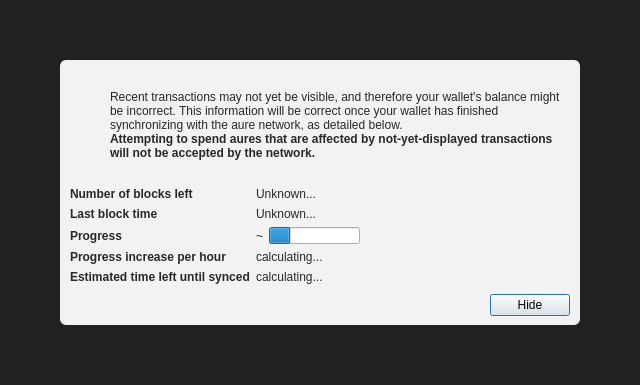
<?xml version="1.0" encoding="UTF-8"?>
<ui version="4.0">
 <class>ModalOverlay</class>
 <widget class="QWidget" name="ModalOverlay">
  <property name="geometry">
   <rect>
    <x>0</x>
    <y>0</y>
    <width>640</width>
    <height>385</height>
   </rect>
  </property>
  <property name="windowTitle">
   <string>Form</string>
  </property>
  <layout class="QVBoxLayout" name="verticalLayout" stretch="0">
   <property name="sizeConstraint">
    <enum>QLayout::SetDefaultConstraint</enum>
   </property>
   <property name="leftMargin">
    <number>0</number>
   </property>
   <property name="topMargin">
    <number>0</number>
   </property>
   <property name="rightMargin">
    <number>0</number>
   </property>
   <property name="bottomMargin">
    <number>0</number>
   </property>
   <item>
    <widget class="QWidget" name="bgWidget" native="true">
     <property name="styleSheet">
      <string notr="true">#bgWidget { background: rgba(0,0,0,220); }</string>
     </property>
     <layout class="QVBoxLayout" name="verticalLayoutMain" stretch="1">
      <property name="leftMargin">
       <number>60</number>
      </property>
      <property name="topMargin">
       <number>60</number>
      </property>
      <property name="rightMargin">
       <number>60</number>
      </property>
      <property name="bottomMargin">
       <number>60</number>
      </property>
      <item>
       <widget class="QWidget" name="contentWidget" native="true">
        <property name="styleSheet">
         <string notr="true">#contentWidget { background: rgba(255,255,255,240); border-radius: 6px; }

QLabel { color: rgb(40,40,40);  }</string>
        </property>
        <layout class="QVBoxLayout" name="verticalLayoutSub" stretch="1,0,0,0">
         <property name="spacing">
          <number>0</number>
         </property>
         <property name="leftMargin">
          <number>10</number>
         </property>
         <property name="topMargin">
          <number>10</number>
         </property>
         <property name="rightMargin">
          <number>10</number>
         </property>
         <property name="bottomMargin">
          <number>10</number>
         </property>
         <item>
          <layout class="QHBoxLayout" name="horizontalLayoutIconText" stretch="0,1">
           <property name="topMargin">
            <number>20</number>
           </property>
           <item>
            <layout class="QVBoxLayout" name="verticalLayoutIcon">
             <property name="leftMargin">
              <number>0</number>
             </property>
             <item>
              <widget class="QPushButton" name="warningIcon">
               <property name="enabled">
                <bool>false</bool>
               </property>
               <property name="text">
                <string/>
               </property>
               <property name="icon">
                <iconset>
                 <normaloff>:/icons/warning</normaloff>
                 <disabledoff>:/icons/warning</disabledoff>:/icons/warning</iconset>
               </property>
               <property name="iconSize">
                <size>
                 <width>48</width>
                 <height>48</height>
                </size>
               </property>
               <property name="flat">
                <bool>true</bool>
               </property>
              </widget>
             </item>
             <item>
              <spacer name="verticalSpacerWarningIcon">
               <property name="orientation">
                <enum>Qt::Vertical</enum>
               </property>
               <property name="sizeHint" stdset="0">
                <size>
                 <width>20</width>
                 <height>40</height>
                </size>
               </property>
              </spacer>
             </item>
            </layout>
           </item>
           <item>
            <layout class="QVBoxLayout" name="verticalLayoutInfoText">
             <property name="leftMargin">
              <number>0</number>
             </property>
             <property name="topMargin">
              <number>0</number>
             </property>
             <item>
              <widget class="QLabel" name="infoText">
               <property name="text">
                <string>Recent transactions may not yet be visible, and therefore your wallet's balance might be incorrect. This information will be correct once your wallet has finished synchronizing with the aure network, as detailed below.</string>
               </property>
               <property name="textFormat">
                <enum>Qt::RichText</enum>
               </property>
               <property name="wordWrap">
                <bool>true</bool>
               </property>
              </widget>
             </item>
             <item>
              <widget class="QLabel" name="infoTextStrong">
               <property name="font">
                <font>
                 <weight>75</weight>
                 <bold>true</bold>
                </font>
               </property>
               <property name="text">
                <string>Attempting to spend aures that are affected by not-yet-displayed transactions will not be accepted by the network.</string>
               </property>
               <property name="textFormat">
                <enum>Qt::RichText</enum>
               </property>
               <property name="wordWrap">
                <bool>true</bool>
               </property>
              </widget>
             </item>
             <item>
              <spacer name="verticalSpacerInTextSpace">
               <property name="orientation">
                <enum>Qt::Vertical</enum>
               </property>
               <property name="sizeHint" stdset="0">
                <size>
                 <width>20</width>
                 <height>40</height>
                </size>
               </property>
              </spacer>
             </item>
            </layout>
           </item>
          </layout>
         </item>
         <item>
          <spacer name="verticalSpacerAfterText">
           <property name="orientation">
            <enum>Qt::Vertical</enum>
           </property>
           <property name="sizeHint" stdset="0">
            <size>
             <width>20</width>
             <height>40</height>
            </size>
           </property>
          </spacer>
         </item>
         <item>
          <layout class="QFormLayout" name="formLayout">
           <property name="fieldGrowthPolicy">
            <enum>QFormLayout::FieldsStayAtSizeHint</enum>
           </property>
           <property name="horizontalSpacing">
            <number>6</number>
           </property>
           <property name="verticalSpacing">
            <number>6</number>
           </property>
           <property name="topMargin">
            <number>10</number>
           </property>
           <item row="0" column="0">
            <widget class="QLabel" name="labelNumberOfBlocksLeft">
             <property name="font">
              <font>
               <weight>75</weight>
               <bold>true</bold>
              </font>
             </property>
             <property name="text">
              <string>Number of blocks left</string>
             </property>
            </widget>
           </item>
           <item row="0" column="1">
            <widget class="QLabel" name="numberOfBlocksLeft">
             <property name="text">
              <string>Unknown...</string>
             </property>
            </widget>
           </item>
           <item row="1" column="0">
            <widget class="QLabel" name="labelLastBlockTime">
             <property name="font">
              <font>
               <weight>75</weight>
               <bold>true</bold>
              </font>
             </property>
             <property name="text">
              <string>Last block time</string>
             </property>
            </widget>
           </item>
           <item row="1" column="1">
            <widget class="QLabel" name="newestBlockDate">
             <property name="sizePolicy">
              <sizepolicy hsizetype="Maximum" vsizetype="Preferred">
               <horstretch>0</horstretch>
               <verstretch>0</verstretch>
              </sizepolicy>
             </property>
             <property name="text">
              <string>Unknown...</string>
             </property>
            </widget>
           </item>
           <item row="2" column="0">
            <widget class="QLabel" name="labelSyncDone">
             <property name="font">
              <font>
               <weight>75</weight>
               <bold>true</bold>
              </font>
             </property>
             <property name="text">
              <string>Progress</string>
             </property>
            </widget>
           </item>
           <item row="2" column="1">
            <layout class="QHBoxLayout" name="horizontalLayoutSync" stretch="0,1">
             <item>
              <widget class="QLabel" name="percentageProgress">
               <property name="text">
                <string notr="true">~</string>
               </property>
              </widget>
             </item>
             <item>
              <widget class="QProgressBar" name="progressBar">
               <property name="value">
                <number>24</number>
               </property>
               <property name="format">
                <string/>
               </property>
              </widget>
             </item>
            </layout>
           </item>
           <item row="4" column="0">
            <widget class="QLabel" name="labelProgressIncrease">
             <property name="font">
              <font>
               <weight>75</weight>
               <bold>true</bold>
              </font>
             </property>
             <property name="text">
              <string>Progress increase per hour</string>
             </property>
            </widget>
           </item>
           <item row="4" column="1">
            <widget class="QLabel" name="progressIncreasePerH">
             <property name="text">
              <string>calculating...</string>
             </property>
            </widget>
           </item>
           <item row="5" column="0">
            <widget class="QLabel" name="labelEstimatedTimeLeft">
             <property name="font">
              <font>
               <weight>75</weight>
               <bold>true</bold>
              </font>
             </property>
             <property name="text">
              <string>Estimated time left until synced</string>
             </property>
            </widget>
           </item>
           <item row="5" column="1">
            <widget class="QLabel" name="expectedTimeLeft">
             <property name="text">
              <string>calculating...</string>
             </property>
            </widget>
           </item>
          </layout>
         </item>
         <item>
          <layout class="QHBoxLayout" name="horizontalLayoutButtons">
           <property name="leftMargin">
            <number>10</number>
           </property>
           <property name="topMargin">
            <number>10</number>
           </property>
           <item>
            <spacer name="horizontalSpacer">
             <property name="orientation">
              <enum>Qt::Horizontal</enum>
             </property>
             <property name="sizeHint" stdset="0">
              <size>
               <width>40</width>
               <height>20</height>
              </size>
             </property>
            </spacer>
           </item>
           <item>
            <widget class="QPushButton" name="closeButton">
             <property name="text">
              <string>Hide</string>
             </property>
             <property name="shortcut">
              <string>Esc</string>
             </property>
             <property name="focusPolicy">
              <enum>Qt::StrongFocus</enum>
             </property>
             <property name="default">
              <bool>true</bool>
             </property>
            </widget>
           </item>
          </layout>
         </item>
        </layout>
       </widget>
      </item>
     </layout>
    </widget>
   </item>
  </layout>
 </widget>
 <resources/>
 <connections/>
</ui>
